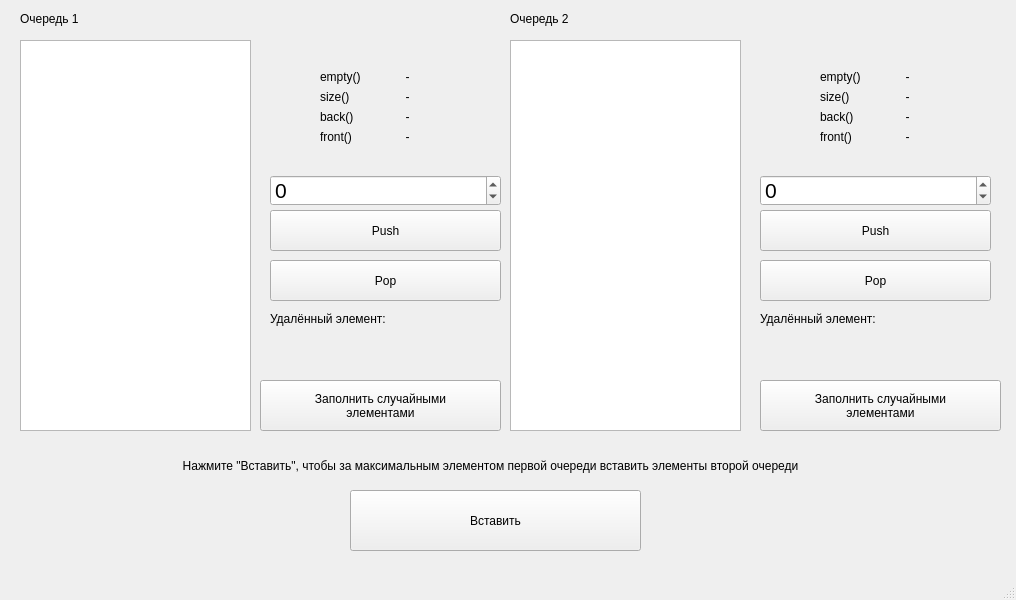
<?xml version="1.0" encoding="UTF-8"?>
<ui version="4.0">
 <class>MainWindow</class>
 <widget class="QMainWindow" name="MainWindow">
  <property name="geometry">
   <rect>
    <x>0</x>
    <y>0</y>
    <width>1016</width>
    <height>600</height>
   </rect>
  </property>
  <property name="windowTitle">
   <string>MainWindow</string>
  </property>
  <widget class="QWidget" name="centralwidget">
   <widget class="QSpinBox" name="spinBox_2">
    <property name="geometry">
     <rect>
      <x>760</x>
      <y>175</y>
      <width>231</width>
      <height>31</height>
     </rect>
    </property>
    <property name="font">
     <font>
      <pointsize>16</pointsize>
     </font>
    </property>
    <property name="minimum">
     <number>-1000000</number>
    </property>
    <property name="maximum">
     <number>1000000</number>
    </property>
   </widget>
   <widget class="QPushButton" name="popQ1">
    <property name="geometry">
     <rect>
      <x>270</x>
      <y>260</y>
      <width>231</width>
      <height>41</height>
     </rect>
    </property>
    <property name="text">
     <string>Pop</string>
    </property>
   </widget>
   <widget class="QWidget" name="layoutWidget">
    <property name="geometry">
     <rect>
      <x>820</x>
      <y>70</y>
      <width>128</width>
      <height>92</height>
     </rect>
    </property>
    <layout class="QFormLayout" name="formLayout_2">
     <item row="0" column="0">
      <widget class="QLabel" name="label_7">
       <property name="text">
        <string>empty()</string>
       </property>
      </widget>
     </item>
     <item row="0" column="1">
      <widget class="QLabel" name="emptyQ2">
       <property name="text">
        <string>-</string>
       </property>
       <property name="alignment">
        <set>Qt::AlignCenter</set>
       </property>
      </widget>
     </item>
     <item row="1" column="0">
      <widget class="QLabel" name="label_8">
       <property name="text">
        <string>size()</string>
       </property>
      </widget>
     </item>
     <item row="1" column="1">
      <widget class="QLabel" name="sizeQ2">
       <property name="text">
        <string>-</string>
       </property>
       <property name="alignment">
        <set>Qt::AlignCenter</set>
       </property>
      </widget>
     </item>
     <item row="2" column="0">
      <widget class="QLabel" name="label_9">
       <property name="text">
        <string>back()</string>
       </property>
      </widget>
     </item>
     <item row="2" column="1">
      <widget class="QLabel" name="backQ2">
       <property name="text">
        <string>-</string>
       </property>
       <property name="alignment">
        <set>Qt::AlignCenter</set>
       </property>
      </widget>
     </item>
     <item row="3" column="0">
      <widget class="QLabel" name="label_10">
       <property name="text">
        <string>front()</string>
       </property>
      </widget>
     </item>
     <item row="3" column="1">
      <widget class="QLabel" name="frontQ2">
       <property name="text">
        <string>-</string>
       </property>
       <property name="alignment">
        <set>Qt::AlignCenter</set>
       </property>
      </widget>
     </item>
    </layout>
   </widget>
   <widget class="QListWidget" name="listWidget">
    <property name="geometry">
     <rect>
      <x>20</x>
      <y>40</y>
      <width>231</width>
      <height>391</height>
     </rect>
    </property>
   </widget>
   <widget class="QPushButton" name="insertButton">
    <property name="geometry">
     <rect>
      <x>350</x>
      <y>490</y>
      <width>291</width>
      <height>61</height>
     </rect>
    </property>
    <property name="text">
     <string>Вставить</string>
    </property>
    <property name="autoRepeat">
     <bool>false</bool>
    </property>
   </widget>
   <widget class="QPushButton" name="pushQ1">
    <property name="geometry">
     <rect>
      <x>270</x>
      <y>210</y>
      <width>231</width>
      <height>41</height>
     </rect>
    </property>
    <property name="text">
     <string>Push</string>
    </property>
    <property name="checkable">
     <bool>false</bool>
    </property>
    <property name="flat">
     <bool>false</bool>
    </property>
   </widget>
   <widget class="QWidget" name="layoutWidget_2">
    <property name="geometry">
     <rect>
      <x>320</x>
      <y>70</y>
      <width>128</width>
      <height>92</height>
     </rect>
    </property>
    <layout class="QFormLayout" name="formLayout">
     <item row="0" column="0">
      <widget class="QLabel" name="label_2">
       <property name="text">
        <string>empty()</string>
       </property>
      </widget>
     </item>
     <item row="0" column="1">
      <widget class="QLabel" name="emptyQ1">
       <property name="text">
        <string>-</string>
       </property>
       <property name="alignment">
        <set>Qt::AlignCenter</set>
       </property>
      </widget>
     </item>
     <item row="1" column="0">
      <widget class="QLabel" name="label_3">
       <property name="text">
        <string>size()</string>
       </property>
      </widget>
     </item>
     <item row="1" column="1">
      <widget class="QLabel" name="sizeQ1">
       <property name="text">
        <string>-</string>
       </property>
       <property name="alignment">
        <set>Qt::AlignCenter</set>
       </property>
      </widget>
     </item>
     <item row="2" column="0">
      <widget class="QLabel" name="label_6">
       <property name="text">
        <string>back()</string>
       </property>
      </widget>
     </item>
     <item row="2" column="1">
      <widget class="QLabel" name="backQ1">
       <property name="text">
        <string>-</string>
       </property>
       <property name="alignment">
        <set>Qt::AlignCenter</set>
       </property>
      </widget>
     </item>
     <item row="3" column="0">
      <widget class="QLabel" name="label_5">
       <property name="text">
        <string>front()</string>
       </property>
      </widget>
     </item>
     <item row="3" column="1">
      <widget class="QLabel" name="frontQ1">
       <property name="text">
        <string>-</string>
       </property>
       <property name="alignment">
        <set>Qt::AlignCenter</set>
       </property>
      </widget>
     </item>
    </layout>
   </widget>
   <widget class="QLabel" name="label">
    <property name="geometry">
     <rect>
      <x>20</x>
      <y>10</y>
      <width>91</width>
      <height>17</height>
     </rect>
    </property>
    <property name="text">
     <string>Очередь 1</string>
    </property>
   </widget>
   <widget class="QListWidget" name="listWidget2">
    <property name="geometry">
     <rect>
      <x>510</x>
      <y>40</y>
      <width>231</width>
      <height>391</height>
     </rect>
    </property>
   </widget>
   <widget class="QSpinBox" name="spinBox">
    <property name="geometry">
     <rect>
      <x>270</x>
      <y>175</y>
      <width>231</width>
      <height>31</height>
     </rect>
    </property>
    <property name="font">
     <font>
      <pointsize>16</pointsize>
     </font>
    </property>
    <property name="minimum">
     <number>-1000000</number>
    </property>
    <property name="maximum">
     <number>1000000</number>
    </property>
   </widget>
   <widget class="QLabel" name="label_4">
    <property name="geometry">
     <rect>
      <x>510</x>
      <y>10</y>
      <width>91</width>
      <height>17</height>
     </rect>
    </property>
    <property name="text">
     <string>Очередь 2</string>
    </property>
   </widget>
   <widget class="QLabel" name="popQ1El">
    <property name="geometry">
     <rect>
      <x>270</x>
      <y>310</y>
      <width>221</width>
      <height>18</height>
     </rect>
    </property>
    <property name="text">
     <string>Удалённый элемент: </string>
    </property>
   </widget>
   <widget class="QLabel" name="label_12">
    <property name="geometry">
     <rect>
      <x>90</x>
      <y>450</y>
      <width>801</width>
      <height>31</height>
     </rect>
    </property>
    <property name="text">
     <string>Нажмите &quot;Вставить&quot;, чтобы за максимальным элементом первой очереди вставить элементы второй очереди</string>
    </property>
    <property name="alignment">
     <set>Qt::AlignCenter</set>
    </property>
   </widget>
   <widget class="QPushButton" name="pushQ2">
    <property name="geometry">
     <rect>
      <x>760</x>
      <y>210</y>
      <width>231</width>
      <height>41</height>
     </rect>
    </property>
    <property name="text">
     <string>Push</string>
    </property>
    <property name="checkable">
     <bool>false</bool>
    </property>
    <property name="flat">
     <bool>false</bool>
    </property>
   </widget>
   <widget class="QPushButton" name="popQ2">
    <property name="geometry">
     <rect>
      <x>760</x>
      <y>260</y>
      <width>231</width>
      <height>41</height>
     </rect>
    </property>
    <property name="text">
     <string>Pop</string>
    </property>
   </widget>
   <widget class="QLabel" name="popQ2El">
    <property name="geometry">
     <rect>
      <x>760</x>
      <y>310</y>
      <width>221</width>
      <height>18</height>
     </rect>
    </property>
    <property name="text">
     <string>Удалённый элемент: </string>
    </property>
   </widget>
   <widget class="QPushButton" name="pushRandomQ1">
    <property name="geometry">
     <rect>
      <x>260</x>
      <y>380</y>
      <width>241</width>
      <height>51</height>
     </rect>
    </property>
    <property name="text">
     <string>Заполнить случайными
элементами</string>
    </property>
    <property name="autoDefault">
     <bool>false</bool>
    </property>
   </widget>
   <widget class="QPushButton" name="pushRandomQ2">
    <property name="geometry">
     <rect>
      <x>760</x>
      <y>380</y>
      <width>241</width>
      <height>51</height>
     </rect>
    </property>
    <property name="text">
     <string>Заполнить случайными
элементами</string>
    </property>
    <property name="autoDefault">
     <bool>false</bool>
    </property>
   </widget>
  </widget>
  <widget class="QMenuBar" name="menubar">
   <property name="geometry">
    <rect>
     <x>0</x>
     <y>0</y>
     <width>1016</width>
     <height>23</height>
    </rect>
   </property>
  </widget>
  <widget class="QStatusBar" name="statusbar"/>
 </widget>
 <resources/>
 <connections/>
</ui>
